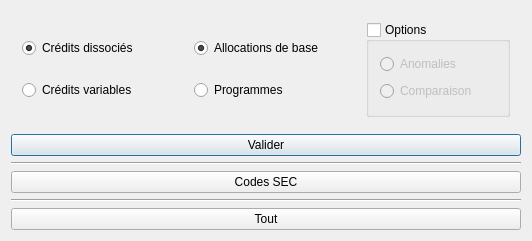
<?xml version="1.0" encoding="UTF-8"?>
<ui version="4.0">
 <class>Dialog</class>
 <widget class="QDialog" name="Dialog">
  <property name="geometry">
   <rect>
    <x>0</x>
    <y>0</y>
    <width>532</width>
    <height>241</height>
   </rect>
  </property>
  <property name="windowTitle">
   <string>Cellule budgétaire fédérale</string>
  </property>
  <layout class="QVBoxLayout" name="verticalLayout_3">
   <item>
    <layout class="QHBoxLayout" name="horizontalLayout">
     <item>
      <widget class="QWidget" name="widget" native="true">
       <layout class="QVBoxLayout" name="verticalLayout_2">
        <item>
         <widget class="QRadioButton" name="radioButton_4">
          <property name="text">
           <string>Crédits dissociés</string>
          </property>
          <property name="checked">
           <bool>true</bool>
          </property>
         </widget>
        </item>
        <item>
         <widget class="QRadioButton" name="radioButton_5">
          <property name="text">
           <string>Crédits variables</string>
          </property>
         </widget>
        </item>
       </layout>
      </widget>
     </item>
     <item>
      <widget class="QWidget" name="widget_3" native="true">
       <layout class="QVBoxLayout" name="verticalLayout">
        <item>
         <widget class="QRadioButton" name="radioButton">
          <property name="text">
           <string>Allocations de base</string>
          </property>
          <property name="checked">
           <bool>true</bool>
          </property>
         </widget>
        </item>
        <item>
         <widget class="QRadioButton" name="radioButton_2">
          <property name="text">
           <string>Programmes</string>
          </property>
         </widget>
        </item>
       </layout>
      </widget>
     </item>
     <item>
      <widget class="QWidget" name="widget_2" native="true">
       <layout class="QVBoxLayout" name="verticalLayout_4">
        <item>
         <widget class="QGroupBox" name="groupBox">
          <property name="title">
           <string>Options</string>
          </property>
          <property name="checkable">
           <bool>true</bool>
          </property>
          <property name="checked">
           <bool>false</bool>
          </property>
          <layout class="QVBoxLayout" name="verticalLayout_5">
           <item>
            <widget class="QRadioButton" name="radioButton_3">
             <property name="text">
              <string>Anomalies</string>
             </property>
            </widget>
           </item>
           <item>
            <widget class="QRadioButton" name="radioButton_6">
             <property name="text">
              <string>Comparaison</string>
             </property>
            </widget>
           </item>
          </layout>
         </widget>
        </item>
       </layout>
      </widget>
     </item>
    </layout>
   </item>
   <item>
    <widget class="QPushButton" name="pushButton">
     <property name="text">
      <string>Valider</string>
     </property>
    </widget>
   </item>
   <item>
    <widget class="Line" name="line">
     <property name="orientation">
      <enum>Qt::Horizontal</enum>
     </property>
    </widget>
   </item>
   <item>
    <widget class="QPushButton" name="pushButton_2">
     <property name="text">
      <string>Codes SEC</string>
     </property>
    </widget>
   </item>
   <item>
    <widget class="Line" name="line_2">
     <property name="orientation">
      <enum>Qt::Horizontal</enum>
     </property>
    </widget>
   </item>
   <item>
    <widget class="QPushButton" name="pushButton_3">
     <property name="text">
      <string>Tout</string>
     </property>
    </widget>
   </item>
  </layout>
 </widget>
 <layoutdefault spacing="6" margin="11"/>
 <resources/>
 <connections/>
</ui>
